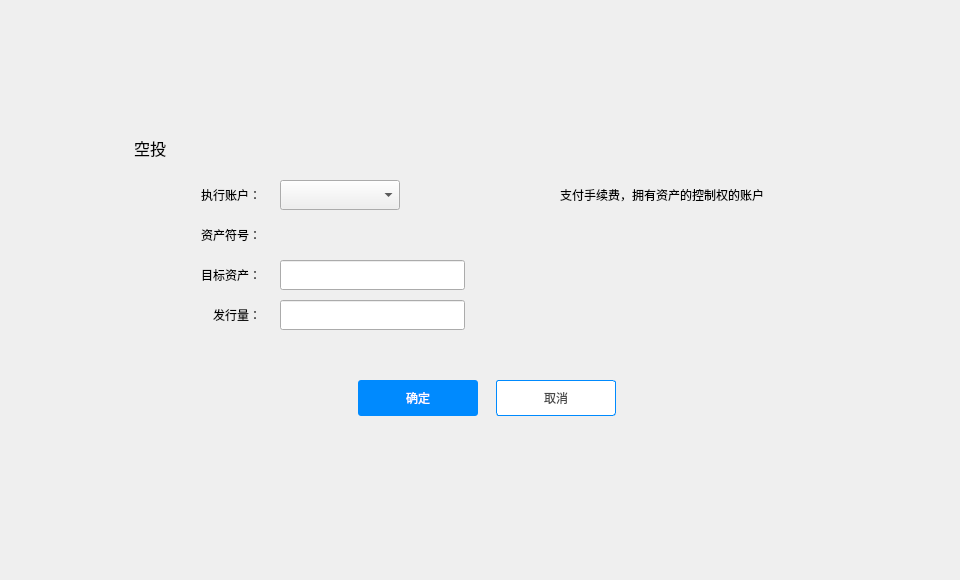
<?xml version="1.0" encoding="UTF-8"?>
<ui version="4.0">
 <class>IssueToAssetDialog</class>
 <widget class="QDialog" name="IssueToAssetDialog">
  <property name="geometry">
   <rect>
    <x>0</x>
    <y>0</y>
    <width>960</width>
    <height>580</height>
   </rect>
  </property>
  <property name="windowTitle">
   <string>Dialog</string>
  </property>
  <widget class="QWidget" name="widget" native="true">
   <property name="geometry">
    <rect>
     <x>0</x>
     <y>0</y>
     <width>960</width>
     <height>580</height>
    </rect>
   </property>
   <property name="font">
    <font>
     <family>微软雅黑</family>
    </font>
   </property>
   <widget class="QWidget" name="containerWidget" native="true">
    <property name="geometry">
     <rect>
      <x>110</x>
      <y>120</y>
      <width>756</width>
      <height>340</height>
     </rect>
    </property>
    <property name="font">
     <font>
      <family>微软雅黑</family>
     </font>
    </property>
    <widget class="QToolButton" name="cancelBtn">
     <property name="geometry">
      <rect>
       <x>386</x>
       <y>260</y>
       <width>120</width>
       <height>36</height>
      </rect>
     </property>
     <property name="font">
      <font>
       <family>微软雅黑</family>
      </font>
     </property>
     <property name="cursor">
      <cursorShape>PointingHandCursor</cursorShape>
     </property>
     <property name="focusPolicy">
      <enum>Qt::NoFocus</enum>
     </property>
     <property name="styleSheet">
      <string notr="true">QToolButton{background-color:#ffffff;color:#484848;border:1px solid rgb(0,138,254);border-radius:3px;}
QToolButton:hover{color:rgb(0,138,254);}</string>
     </property>
     <property name="text">
      <string>取消</string>
     </property>
    </widget>
    <widget class="QLabel" name="contactLabel2">
     <property name="geometry">
      <rect>
       <x>24</x>
       <y>17</y>
       <width>171</width>
       <height>21</height>
      </rect>
     </property>
     <property name="font">
      <font>
       <family>微软雅黑</family>
       <pointsize>12</pointsize>
      </font>
     </property>
     <property name="styleSheet">
      <string notr="true"/>
     </property>
     <property name="text">
      <string>空投</string>
     </property>
    </widget>
    <widget class="QLabel" name="label_2">
     <property name="geometry">
      <rect>
       <x>10</x>
       <y>100</y>
       <width>141</width>
       <height>30</height>
      </rect>
     </property>
     <property name="font">
      <font>
       <family>微软雅黑</family>
       <pointsize>9</pointsize>
      </font>
     </property>
     <property name="text">
      <string>资产符号：</string>
     </property>
     <property name="alignment">
      <set>Qt::AlignRight|Qt::AlignTrailing|Qt::AlignVCenter</set>
     </property>
    </widget>
    <widget class="QLabel" name="label">
     <property name="geometry">
      <rect>
       <x>50</x>
       <y>180</y>
       <width>101</width>
       <height>30</height>
      </rect>
     </property>
     <property name="font">
      <font>
       <family>微软雅黑</family>
       <pointsize>9</pointsize>
      </font>
     </property>
     <property name="text">
      <string>发行量：</string>
     </property>
     <property name="alignment">
      <set>Qt::AlignRight|Qt::AlignTrailing|Qt::AlignVCenter</set>
     </property>
    </widget>
    <widget class="QLineEdit" name="amountLineEdit">
     <property name="geometry">
      <rect>
       <x>170</x>
       <y>180</y>
       <width>185</width>
       <height>30</height>
      </rect>
     </property>
     <property name="font">
      <font>
       <family>微软雅黑</family>
       <pointsize>9</pointsize>
      </font>
     </property>
    </widget>
    <widget class="QToolButton" name="okBtn">
     <property name="geometry">
      <rect>
       <x>248</x>
       <y>260</y>
       <width>120</width>
       <height>36</height>
      </rect>
     </property>
     <property name="font">
      <font>
       <family>微软雅黑</family>
      </font>
     </property>
     <property name="cursor">
      <cursorShape>PointingHandCursor</cursorShape>
     </property>
     <property name="focusPolicy">
      <enum>Qt::NoFocus</enum>
     </property>
     <property name="styleSheet">
      <string notr="true">QToolButton{background-color:rgb(0,138,254);color:#ffffff;border:none;border-radius:3px;}
QToolButton:hover{background-color:rgb(10,148,254);}
QToolButton:disabled{background-color:#cecece;}</string>
     </property>
     <property name="text">
      <string>确定</string>
     </property>
    </widget>
    <widget class="QLabel" name="label_4">
     <property name="geometry">
      <rect>
       <x>10</x>
       <y>60</y>
       <width>141</width>
       <height>30</height>
      </rect>
     </property>
     <property name="font">
      <font>
       <family>微软雅黑</family>
       <pointsize>9</pointsize>
      </font>
     </property>
     <property name="text">
      <string>执行账户：</string>
     </property>
     <property name="alignment">
      <set>Qt::AlignRight|Qt::AlignTrailing|Qt::AlignVCenter</set>
     </property>
    </widget>
    <widget class="QComboBox" name="accountComboBox">
     <property name="geometry">
      <rect>
       <x>170</x>
       <y>60</y>
       <width>120</width>
       <height>30</height>
      </rect>
     </property>
     <property name="font">
      <font>
       <family>微软雅黑</family>
       <weight>50</weight>
       <bold>false</bold>
      </font>
     </property>
     <property name="focusPolicy">
      <enum>Qt::NoFocus</enum>
     </property>
    </widget>
    <widget class="QLabel" name="label_8">
     <property name="geometry">
      <rect>
       <x>450</x>
       <y>55</y>
       <width>300</width>
       <height>40</height>
      </rect>
     </property>
     <property name="text">
      <string>支付手续费，拥有资产的控制权的账户</string>
     </property>
     <property name="wordWrap">
      <bool>true</bool>
     </property>
    </widget>
    <widget class="QLabel" name="symbolLabel">
     <property name="geometry">
      <rect>
       <x>170</x>
       <y>100</y>
       <width>181</width>
       <height>31</height>
      </rect>
     </property>
     <property name="text">
      <string/>
     </property>
    </widget>
    <widget class="QLabel" name="label_5">
     <property name="geometry">
      <rect>
       <x>10</x>
       <y>140</y>
       <width>141</width>
       <height>30</height>
      </rect>
     </property>
     <property name="font">
      <font>
       <family>微软雅黑</family>
       <pointsize>9</pointsize>
      </font>
     </property>
     <property name="text">
      <string>目标资产：</string>
     </property>
     <property name="alignment">
      <set>Qt::AlignRight|Qt::AlignTrailing|Qt::AlignVCenter</set>
     </property>
    </widget>
    <widget class="QLineEdit" name="targetAssetLineEdit">
     <property name="geometry">
      <rect>
       <x>170</x>
       <y>140</y>
       <width>185</width>
       <height>30</height>
      </rect>
     </property>
     <property name="font">
      <font>
       <family>微软雅黑</family>
       <pointsize>9</pointsize>
      </font>
     </property>
    </widget>
   </widget>
  </widget>
 </widget>
 <resources/>
 <connections/>
</ui>
